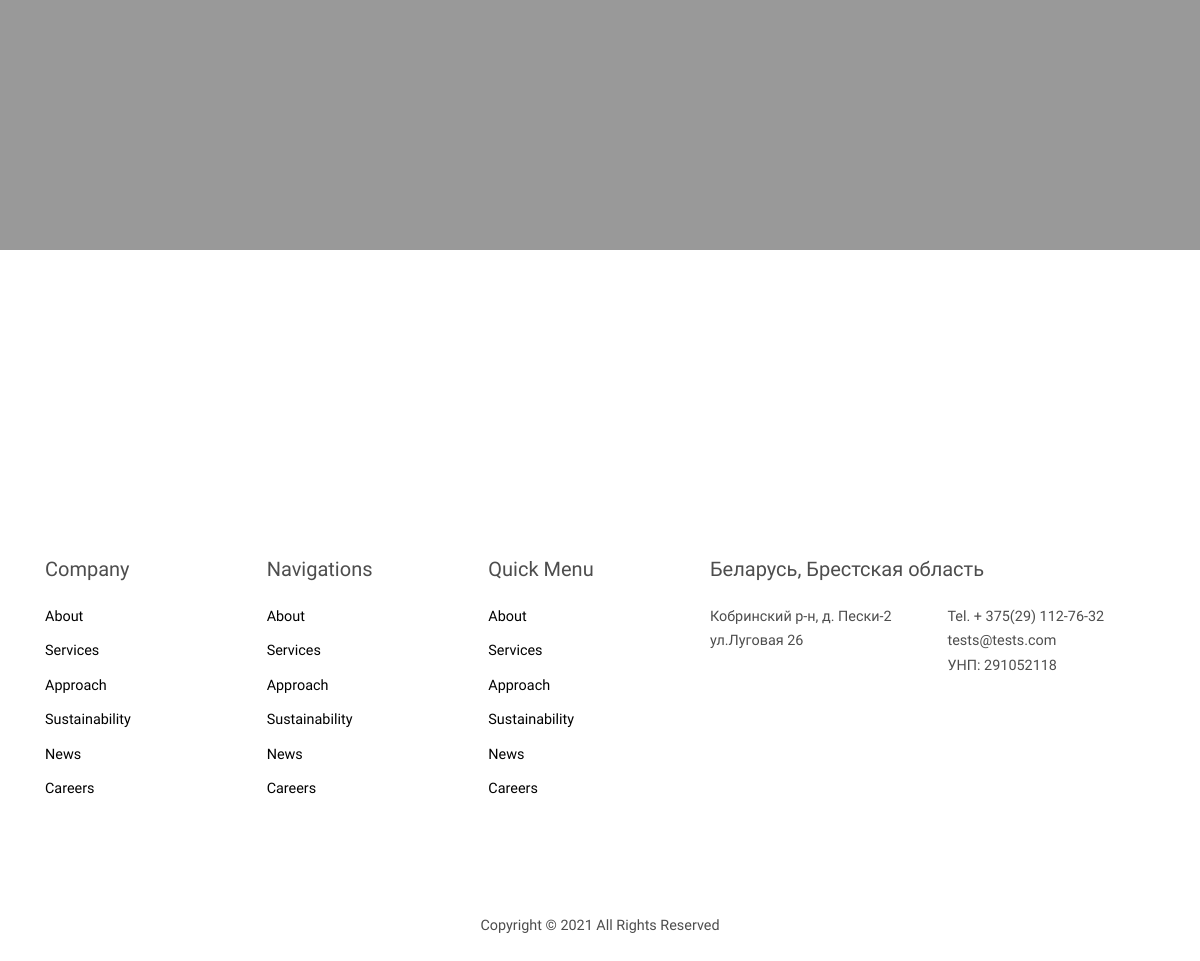
Before: /news/ (lower part) with the older database file.
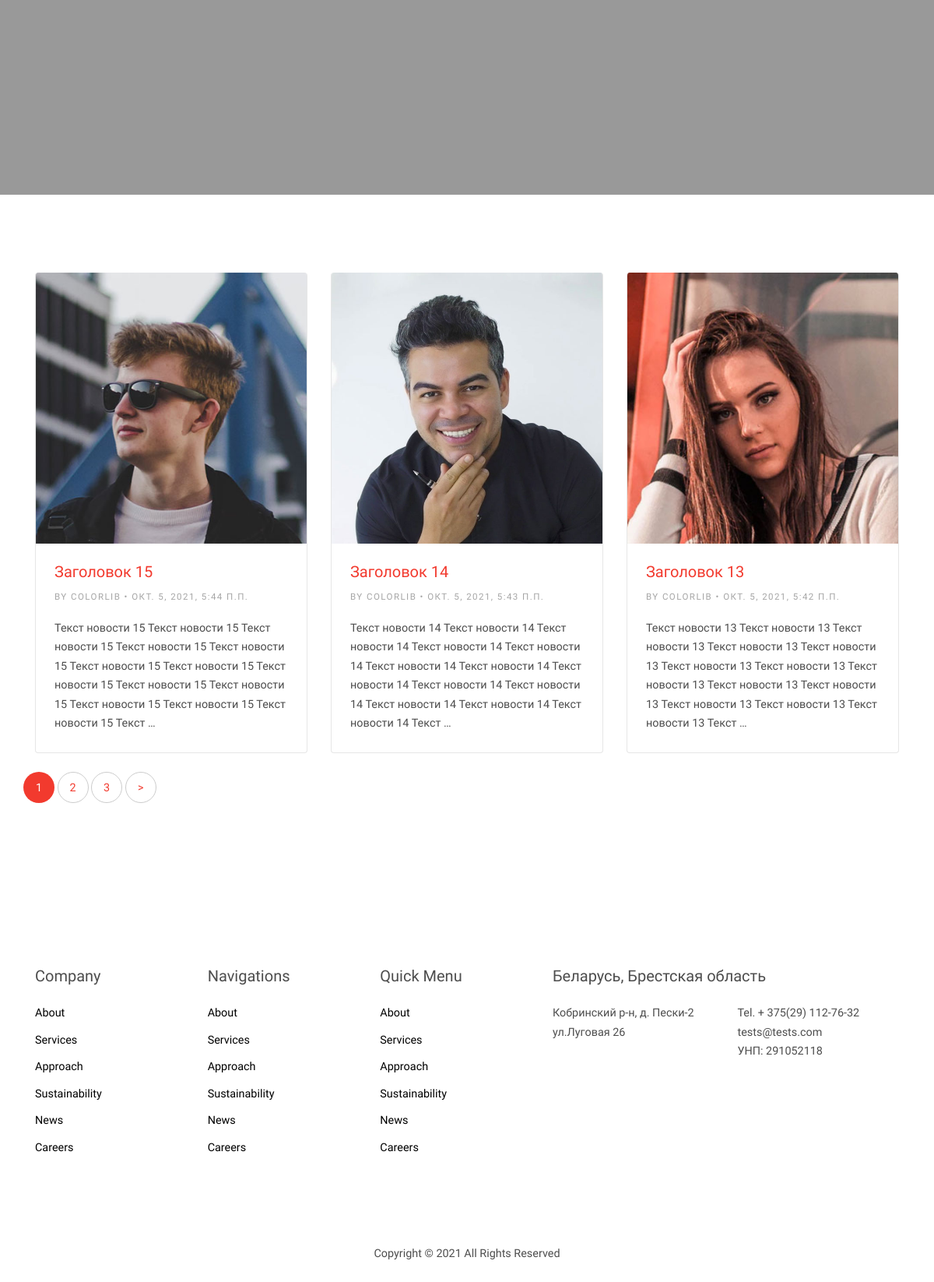
After: the same page with the newer database file.
### news/models.py (models this page shows, shortened)
class News(models.Model):
    name_category = models.ForeignKey('News_category', verbose_name='Категория', on_delete=models.PROTECT)
    title = models.CharField('Заголовок', max_length=200)
    content = models.TextField('Текст', blank=True)
    image = models.ImageField('Картинка', upload_to='static/images/%Y/%m/%d/')
    time_create = models.DateTimeField('Дата публикации', auto_now_add=True)
    time_update = models.DateTimeField('Дата последнего изменения', auto_now=True)
    is_published = models.BooleanField(verbose_name='Опубликовано', default=True)
    slug = models.SlugField(verbose_name='URL', unique=True, db_index=True, max_length=220)
    class Meta:
        verbose_name = 'Новость'
        verbose_name_plural = 'Новости'
        ordering = ['time_create', 'title']
    def get_absolute_url(self):
        return reverse('news', kwargs={'news_slug': self.slug})

### news/views.py (the view)
# urls.py: path('news/', include('news.urls')),
def news(request):
    news_list = News.objects.filter(is_published=True).order_by('-time_create')
    paginator = Paginator(news_list, 3)
    page = request.GET.get('page')
    try:
        news = paginator.page(page)
    except PageNotAnInteger:
        news = paginator.page(1)
    except EmptyPage:
        news = paginator.page(paginator.num_pages)
    data = {
        'news': news,
        'ids_news': '2',  # id for displaying the news on the main page
        'name_site': 'Название сайта',
        'email_header': 'Почта',
        'phoneheader': 'Телефон',
        'fb_url': 'Ссылка на facebook',
        'tw_url': 'Ссылка на twitter',
        'ld_url': 'Ссылка на linkedin',
        'inst_url': 'Ссылка на instagram',
        'title_main': 'Специальная технология',  # title in string main
        'subtitle_main': 'Обработки металла',  # subtitle us string main
        'image_header': '/static/images/hero_bg_2.jpg',  # image us main
        'text_button_1': 'Download',
        'link_button_1': '#',
        'text_button_2': 'GetInTouch',
        'link_button_2': '#',
        'title_news': 'Наши', # title header string news
        'subtitle_news': 'Новости',  # title header string news
        'image_header': '/static/images/hero_bg_2.jpg',
        'footer_copyright': 'Copyright © 2021 All Rights Reserved',  # footer
        'blok_adress_title': 'Беларусь, Брестская область',
        'block_adres_subtitle': 'Кобринский р-н, д. Пески-2',
        'block_adres_subtitle_1': ' ул.Луговая 26',
        'block_adres_subtitle_2': 'Tel. + 375(29) 112-76-32',
        'block_adres_subtitle_3': 'tests@tests.com',
        'block_adres_subtitle_4': 'УНП: 291052118',
        'blok_0_adress_title': '',
        'block_0_adres_subtitle': '',
        'block_0_adres_subtitle_1': '',
        'block_0_adres_subtitle_2': '',
        'block_0_adres_subtitle_3': '',
        'block_0_adres_subtitle_4': '',  # /footer
    }
    return render(request, 'news/news.html', data)

### news/templates/news/news.html (shortened to what this page needs)
{% extends 'main/base.html' %}
{% block content %}
      <div class="site-blocks-cover overlay" style="background-image: url({{ image_header }});" data-aos="fade" data-stellar-background-ratio="0.5">
        <div class="container">
          <div class="row align-items-center justify-content-center text-center">
          </div>
        </div>
      </div>
    </div>
    <div class="site-section">
      <div class="container">
        <div class="row mb-5">
{% for post in news %}
          <div class="col-md-6 col-lg-4 mb-4">
            <div class="post-entry bg-white">
              <div class="image">
                <img src="/{{ post.image }}" alt="Image" class="img-fluid">
              </div>
              <div class="text p-4">
                <h2 class="h5 text-black"><a href="{{ post.get_absolute_url }}">{{ post.title }}</a></h2>
                <span class="text-uppercase date d-block mb-3"><small>By Colorlib &bullet; {{ post.time_create }}</small></span>
                <p class="mb-0">{{ post.content|truncatewords:40|safe }}</p>
              </div>
            </div>
          </div>
            {% endfor %}
{% if news.has_other_pages %}
        <div class="row" >
          <div class="col-md-12 text-center" >
            <div class="site-block-27" align="center">
              <ul>
                {% for item in news.paginator.page_range %}
                  {% if news.number == item %}
                <li class="active"><span>{{ item }} </span></li>
                  {% elif item >= news.number|add:-2 and item <= news.number|add:2 %}
                <li><a href="?page={{ item }}">{{ item }} </a></li>
                {% endif %}
                  {% endfor %}
                {% if news.has_next %}
                <li><a href="?page={{ news.next_page_number }}">&gt;</a></li>
                {% endif %}
              </ul>
            </div>
          </div>
        </div>
          {% endif %}
      </div>
    </div>
</div>
{% endblock %}

Changed rows visible on the page:
added News: image (picture), title "Заголовок 15", time_create "ОКТ. 5, 2021, 5:44 П.П.", content "Текст новости 15 Текст новости 15 Текст новости 15 Текст новости 15 Текст новости 15 Текст новости 15 Текст новости 15 Текст новости 15 Текст новости 15 Текст новости 15 Текст новости 15 Текст новости 15 Текст новости 15 Текст …"
added News: image (picture), title "Заголовок 14", time_create "ОКТ. 5, 2021, 5:43 П.П.", content "Текст новости 14 Текст новости 14 Текст новости 14 Текст новости 14 Текст новости 14 Текст новости 14 Текст новости 14 Текст новости 14 Текст новости 14 Текст новости 14 Текст новости 14 Текст новости 14 Текст новости 14 Текст …"
added News: image (picture), title "Заголовок 13", time_create "ОКТ. 5, 2021, 5:42 П.П.", content "Текст новости 13 Текст новости 13 Текст новости 13 Текст новости 13 Текст новости 13 Текст новости 13 Текст новости 13 Текст новости 13 Текст новости 13 Текст новости 13 Текст новости 13 Текст новости 13 Текст новости 13 Текст …"
Other visible differences:
new list line: "1"
new list line: "2"
new list line: "3"
